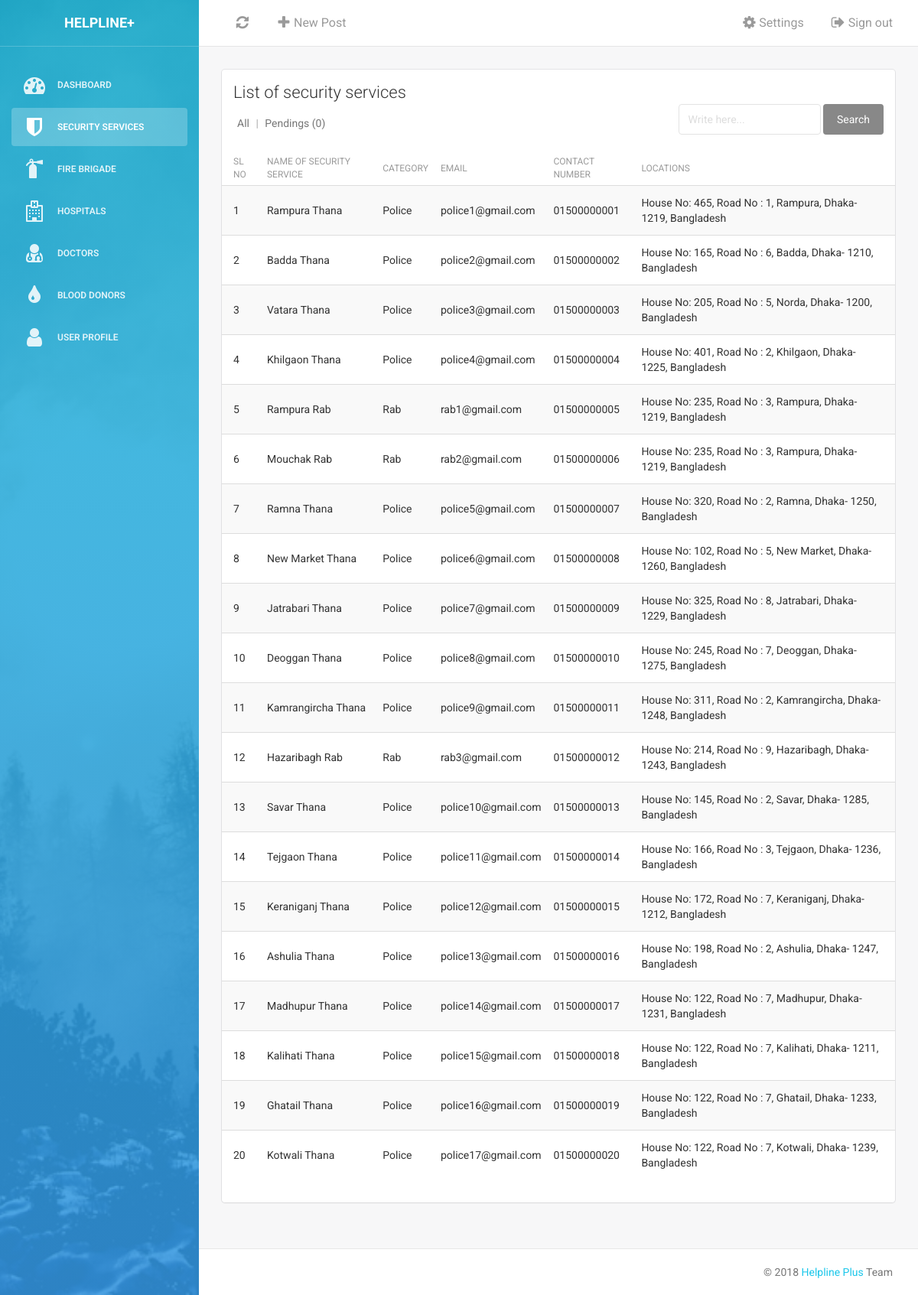
Page /security.php (signed in) on the committed database.
### tables this page shows
CREATE TABLE `security` (
  `sid` int(11) NOT NULL,
  `name` varchar(20) NOT NULL,
  `category` varchar(20) NOT NULL,
  `email` varchar(100) NOT NULL,
  `ref_key` varchar(30) NOT NULL
);

CREATE TABLE `mobile_numbers` (
  `mid` int(11) NOT NULL,
  `ref_key` varchar(30) NOT NULL,
  `numbers` varchar(16) NOT NULL
);

### security.php (called while the page is built)
<?php
include 'session.php';
if(isset($_POST['search_security'])){
    $records = $db->getSecurityDetailsViaFilter(htmlspecialchars($_POST['filter']));
}else{
    $records = $db->getSecurityDetails();
}
include 'temp/header.php';
include 'temp/inc_security.php';
include 'temp/footer.php';
?>

### functions/DB.php (called while the page is built, shortened)
<?php
class DB {
    private $con;
    public function __construct() {
        require 'connection.php';
        $connection = new Connection();
        $this->con = $connection->getConnection();
    }
    public function getSecurityDetails() {
        $sql = "SELECT name,category,email,numbers,CONCAT('House No: ' , house_no,', Road No : '  , road_no,', ' ,area_name,', ',city,'- ',zip,', ',country) AS location
                FROM security,mobile_numbers,locations
                WHERE(security.ref_key=locations.ref_key) AND (security.ref_key=mobile_numbers.ref_key)";
        return mysqli_query($this->con, $sql);
    }
}
?>

### functions/connection.php (called while the page is built, shortened)
<?php
class Connection{
    private $con;
    public function __construct() {
        $this->con = mysqli_connect(DB_HOST, DB_USER, DB_PASS, DATABASE);
    }
    public function getConnection(){
        return $this->con;
    }
}
?>

### session.php (called while the page is built, shortened)
<?php
require 'functions/DB.php';
$db = new DB();
?>

### temp/inc_security.php (the view, shortened to what this page needs)
<div class="content">
    <div class="container-fluid">
        <div class="row">
            <div class="col-md-12">
                <div class="card card-view">
                    <div class="header">
                        <h4 class="title">List of security services</h4>
                        <div class="row">
                            <div class="col-md-6">
                                <div class="stats">
                                    <a href="#">All</a> |
                                    <a href="#">Pendings (0)</a>
                                </div>
                            </div>
                            <div class="col-md-6">
                                <form class="form-inline pull-right" method="POST" action="<?php echo $_SERVER['PHP_SELF'];?>">
                                  <div class="form-group">
                                    <input type="text" class="form-control" placeholder="Write here..." name="filter"/>
                                  </div>
                                    <button type="submit" name="search_security" class="btn btn-default btn-fill">Search</button>
                                </form>
                            </div>
                        </div>
                    </div>
                    <div class="content table-responsive table-full-width">
                        <table class="table table-hover table-striped">
                            <thead>
                                <th>SL No</th>
                                <th>Name of Security Service</th>
                                <th>Category</th>
                                <th>Email</th>
                                <th>Contact Number</th>
                                <th>Locations</th>
                            </thead>
                            <tbody>
                                <?php
                                $i = 1;
                                while($row = mysqli_fetch_assoc($records)){
                                ?>
                                <tr>
                                    <td><?php echo $i;?></td>
                                    <td><?php echo $row['name']?></td>
                                    <td><?php echo $row['category']?></td>
                                    <td><?php echo $row['email']?></td>
                                    <td><?php echo $row['numbers']?></td>
                                    <td><?php echo $row['location']?></td>
                                </tr>
                                <?php
                                $i++;
                                }
                                ?>
                            </tbody>
                        </table>
                    </div>
                </div>
            </div>
        </div>
    </div>
</div>

### assets/css/my-style.css (style rules this page uses)
.table-comments .footer a, .card-view .stats a { color: #777777; padding: 0 5px; }
.card-view .stats { padding-top: 15px; }

### rows in the picture
security: name "Rampura Thana", category "Police", email "police1@gmail.com", mobile_numbers.numbers "01500000001", location "House No: 465, Road No : 1, Rampura, Dhaka- 1219, Bangladesh"
security: name "Badda Thana", category "Police", email "police2@gmail.com", mobile_numbers.numbers "01500000002", location "House No: 165, Road No : 6, Badda, Dhaka- 1210, Bangladesh"
security: name "Vatara Thana", category "Police", email "police3@gmail.com", mobile_numbers.numbers "01500000003", location "House No: 205, Road No : 5, Norda, Dhaka- 1200, Bangladesh"
security: name "Khilgaon Thana", category "Police", email "police4@gmail.com", mobile_numbers.numbers "01500000004", location "House No: 401, Road No : 2, Khilgaon, Dhaka- 1225, Bangladesh"
security: name "Rampura Rab", category "Rab", email "rab1@gmail.com", mobile_numbers.numbers "01500000005", location "House No: 235, Road No : 3, Rampura, Dhaka- 1219, Bangladesh"
security: name "Mouchak Rab", category "Rab", email "rab2@gmail.com", mobile_numbers.numbers "01500000006", location "House No: 235, Road No : 3, Rampura, Dhaka- 1219, Bangladesh"
security: name "Ramna Thana", category "Police", email "police5@gmail.com", mobile_numbers.numbers "01500000007", location "House No: 320, Road No : 2, Ramna, Dhaka- 1250, Bangladesh"
security: name "New Market Thana", category "Police", email "police6@gmail.com", mobile_numbers.numbers "01500000008", location "House No: 102, Road No : 5, New Market, Dhaka- 1260, Bangladesh"
security: name "Jatrabari Thana", category "Police", email "police7@gmail.com", mobile_numbers.numbers "01500000009", location "House No: 325, Road No : 8, Jatrabari, Dhaka- 1229, Bangladesh"
security: name "Deoggan Thana", category "Police", email "police8@gmail.com", mobile_numbers.numbers "01500000010", location "House No: 245, Road No : 7, Deoggan, Dhaka- 1275, Bangladesh"
security: name "Kamrangircha Thana", category "Police", email "police9@gmail.com", mobile_numbers.numbers "01500000011", location "House No: 311, Road No : 2, Kamrangircha, Dhaka- 1248, Bangladesh"
security: name "Hazaribagh Rab", category "Rab", email "rab3@gmail.com", mobile_numbers.numbers "01500000012", location "House No: 214, Road No : 9, Hazaribagh, Dhaka- 1243, Bangladesh"
security: name "Savar Thana", category "Police", email "police10@gmail.com", mobile_numbers.numbers "01500000013", location "House No: 145, Road No : 2, Savar, Dhaka- 1285, Bangladesh"
security: name "Tejgaon Thana", category "Police", email "police11@gmail.com", mobile_numbers.numbers "01500000014", location "House No: 166, Road No : 3, Tejgaon, Dhaka- 1236, Bangladesh"
security: name "Keraniganj Thana", category "Police", email "police12@gmail.com", mobile_numbers.numbers "01500000015", location "House No: 172, Road No : 7, Keraniganj, Dhaka- 1212, Bangladesh"
security: name "Ashulia Thana", category "Police", email "police13@gmail.com", mobile_numbers.numbers "01500000016", location "House No: 198, Road No : 2, Ashulia, Dhaka- 1247, Bangladesh"
security: name "Madhupur Thana", category "Police", email "police14@gmail.com", mobile_numbers.numbers "01500000017", location "House No: 122, Road No : 7, Madhupur, Dhaka- 1231, Bangladesh"
security: name "Kalihati Thana", category "Police", email "police15@gmail.com", mobile_numbers.numbers "01500000018", location "House No: 122, Road No : 7, Kalihati, Dhaka- 1211, Bangladesh"
security: name "Ghatail Thana", category "Police", email "police16@gmail.com", mobile_numbers.numbers "01500000019", location "House No: 122, Road No : 7, Ghatail, Dhaka- 1233, Bangladesh"
security: name "Kotwali Thana", category "Police", email "police17@gmail.com", mobile_numbers.numbers "01500000020", location "House No: 122, Road No : 7, Kotwali, Dhaka- 1239, Bangladesh"
